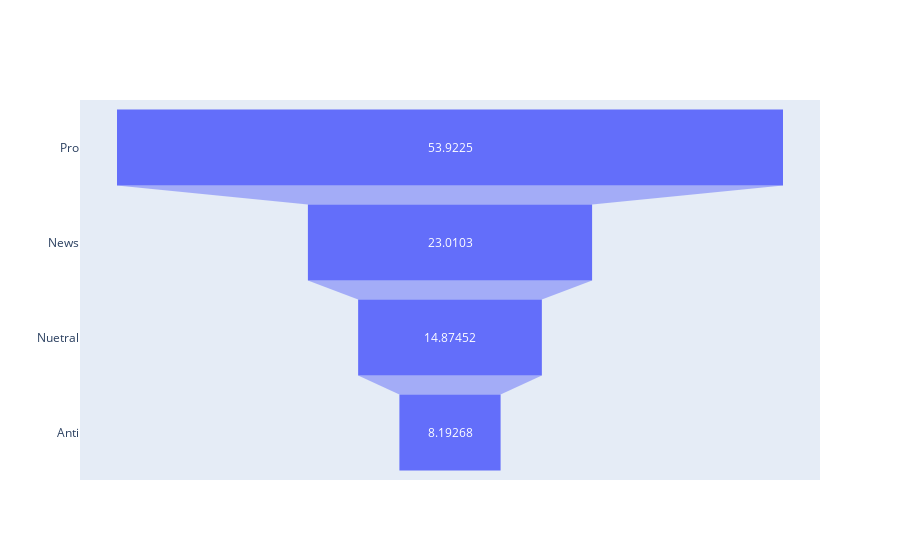

Notebook cell for this chart:
### Markdown cell above
out of all tweets, there are a total of 14229 unique tweets. the most common value is "RT @StephenSchlegel: she's thinking about how...". it occurs 307 times

### Code cell
from plotly import graph_objects as go

fig = go.Figure(go.Funnel(
    y = ["Pro","News", "Nuetral", "Anti"],
    x = df.sentiment.value_counts(normalize = True) * 100
    ))
fig.show()

### Figure 1 — Plotly figure (JSON) as saved in the notebook; plotly's stock layout.template omitted (floating-point values rounded to 4 significant figures)
{"data": [{"type": "funnel", "x": [53.92, 23.01, 14.87, 8.193], "y": ["Pro", "News", "Nuetral", "Anti"]}], "layout": {}}
